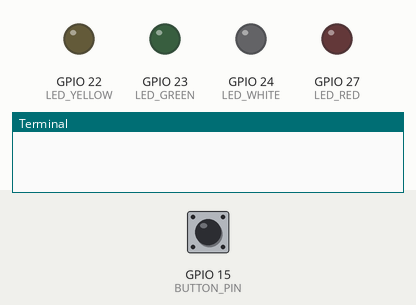
Recording of a program running on a simulated Raspberry Pi (BCM pin numbers). Parts: output pins drawn as LEDs (lit = HIGH), the last lines printed to the terminal. The test bench sets the inputs (shaded band); at power-on: GPIO 15 (BUTTON_PIN) LOW. Threads take turns every 2 ms; the clock reads 2024-03-15 10:24:30 at power-on unless the program sets it.

Above: at 1.2 s.
1.3 s: GPIO 15 (BUTTON_PIN) pulled HIGH for 0.15 s
At 1.6 s:
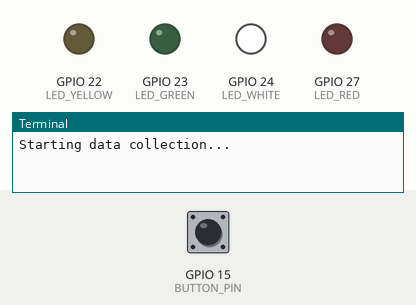
4.4 s: GPIO 15 (BUTTON_PIN) pulled HIGH for 1 s
6.9 s: GPIO 15 (BUTTON_PIN) pulled HIGH for 3.2 s
At 8.2 s:
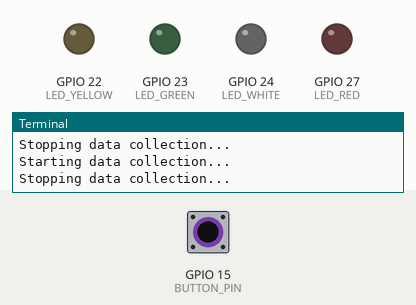
Timing chart, 0 to 17.6 s (numbered marks = the images above; inputs shaded):
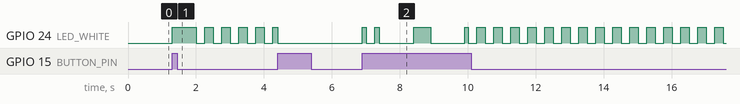

The program:

Raspberry_Pi.py
```python
import socket
import threading
import RPi.GPIO as GPIO
import time

# Define UDP settings
UDP_IP = "<broadcast>"
UDP_PORT = 4210
sock = socket.socket(socket.AF_INET, socket.SOCK_DGRAM)
sock.setsockopt(socket.SOL_SOCKET, socket.SO_BROADCAST,1)

# Define thresholds
low_threshold = 400
high_threshold = 700
last_msg = time.time()
need_flash = False
collecting_data = False

lock = threading.Lock()

# GPIO pin setup
BUTTON_PIN = 15
LED_RED = 27
LED_YELLOW = 22
LED_GREEN = 23
LED_WHITE = 24

# Dictionary to store data from each ESP8266 with timestamps
esp_data = {}
EXPECTED_ESP_COUNT = 3  # We expect exactly 3 ESPs
ESP_TIMEOUT = 10  # Time in seconds before considering an ESP disconnected

def receive():
    """
    Continuously listens for data from the UDP socket.
    Tracks data from each unique ESP8266 separately.
    """
    while True:
        data, addr = sock.recvfrom(1024)
        if collecting_data:
            received = int(data.decode())
            sender_ip = addr[0]

            with lock:
                # Initialize or update data for this ESP
                esp_data[sender_ip] = {
                    'value': received,
                    'last_seen': time.time()
                }

                print(f"Received message from {sender_ip}: {received}")
                print(f"Active ESP count: {len(esp_data)}")

                # Calculate average only using active ESPs
                if esp_data:
                    avg_value = sum(d['value'] for d in esp_data.values()) / len(esp_data)
                    print(f"Average from {len(esp_data)} active ESP(s): {avg_value}")
                    change_LED(int(avg_value))

            global last_msg
            with lock:
                last_msg = time.time()
        else:
            print("Data received but not processing as collecting_data is False")

def query_specific_esp(esp_ip):
    """
    Sends a specific query to a disconnected ESP.
    """
    query_message = f"Query_{esp_ip}"
    print(f"Querying disconnected ESP at {esp_ip}")
    sock.sendto(query_message.encode(), (UDP_IP, UDP_PORT))

def packet_lost_detect():
    """
    Detects if no data has been received for over 10 seconds.
    Also handles specific ESP disconnection detection.
    """
    message_shown = False
    while True:
        if collecting_data:
            current_time = time.time()

            with lock:
                # Check each ESP's last seen timestamp
                disconnected_esps = []
                for esp_ip, data in list(esp_data.items()):
                    if current_time - data['last_seen'] > ESP_TIMEOUT:
                        disconnected_esps.append(esp_ip)
                        print(f"ESP8266 at {esp_ip} disconnected")

                # Only handle disconnections if we previously had all 3 ESPs
                if len(esp_data) == EXPECTED_ESP_COUNT and disconnected_esps:
                    for esp_ip in disconnected_esps:
                        query_specific_esp(esp_ip)
                        del esp_data[esp_ip]

                # Set flash warning if any ESPs are disconnected
                global need_flash
                if len(esp_data) < EXPECTED_ESP_COUNT:
                    need_flash = True
                    if not message_shown:
                        print(f"Warning: Only {len(esp_data)} ESPs connected out of {EXPECTED_ESP_COUNT}")
                        message_shown = True
                else:
                    need_flash = False
                    message_shown = False

        time.sleep(1)  # Check every second

def flash_LED():
    while True:
        if need_flash:
            GPIO.output(LED_WHITE, GPIO.LOW)
            time.sleep(0.25)
            GPIO.output(LED_WHITE, GPIO.HIGH)
            time.sleep(0.25)

def change_LED(val):
    if val > high_threshold:
        GPIO.output(LED_RED, GPIO.HIGH)
        GPIO.output(LED_GREEN, GPIO.HIGH)
        GPIO.output(LED_YELLOW, GPIO.HIGH)
    elif val < low_threshold:
        GPIO.output(LED_RED, GPIO.LOW)
        GPIO.output(LED_GREEN, GPIO.LOW)
        GPIO.output(LED_YELLOW, GPIO.HIGH)
    else:
        GPIO.output(LED_RED, GPIO.HIGH)
        GPIO.output(LED_GREEN, GPIO.LOW)
        GPIO.output(LED_YELLOW, GPIO.HIGH)

def button_monitor():
    global collecting_data, last_msg, need_flash
    while True:
        if GPIO.input(BUTTON_PIN) == GPIO.HIGH:
            if collecting_data:
                print("Stopping data collection...")
                sock.sendto('Reset'.encode(), (UDP_IP, UDP_PORT))
                need_flash = False
                collecting_data = False
                esp_data.clear()  # Clear stored ESP data
                GPIO.output(LED_RED, GPIO.LOW)
                GPIO.output(LED_GREEN, GPIO.LOW)
                GPIO.output(LED_YELLOW, GPIO.LOW)
                GPIO.output(LED_WHITE, GPIO.LOW)
                time.sleep(0.5)
                GPIO.output(LED_WHITE, GPIO.LOW)
            else:
                print("Starting data collection...")
                sock.sendto('Start'.encode(), (UDP_IP, UDP_PORT))
                GPIO.output(LED_WHITE, GPIO.HIGH)
                collecting_data = True
                with lock:
                    last_msg = time.time()
            time.sleep(0.5)

def main():
    GPIO.setmode(GPIO.BCM)
    GPIO.setup(BUTTON_PIN, GPIO.IN, pull_up_down=GPIO.PUD_DOWN)
    GPIO.setup(LED_YELLOW, GPIO.OUT)
    GPIO.output(LED_YELLOW, GPIO.LOW)

    GPIO.setup(LED_RED, GPIO.OUT)
    GPIO.setup(LED_GREEN, GPIO.OUT)
    GPIO.setup(LED_WHITE, GPIO.OUT)
    GPIO.output(LED_RED, GPIO.LOW)
    GPIO.output(LED_GREEN, GPIO.LOW)
    GPIO.output(LED_WHITE, GPIO.LOW)

    button_thread = threading.Thread(target=button_monitor)
    button_thread.start()

    receiving = threading.Thread(target=receive)
    receiving.start()

    packet = threading.Thread(target=packet_lost_detect)
    packet.start()

    flashing = threading.Thread(target=flash_LED)
    flashing.start()

if __name__ == "__main__":
    main()
```

Measured:
- after the input at 1.3 s, GPIO 24 (LED_WHITE): LOW → HIGH at once, then repeats every 0.50 s: LOW 0.25 s, HIGH 0.25 s
- after the input at 6.9 s, GPIO 24 (LED_WHITE): LOW → HIGH at once, → LOW 0.11 s later, → HIGH 0.25 s later, → LOW 0.14 s later, … (38 changes in this stretch)
